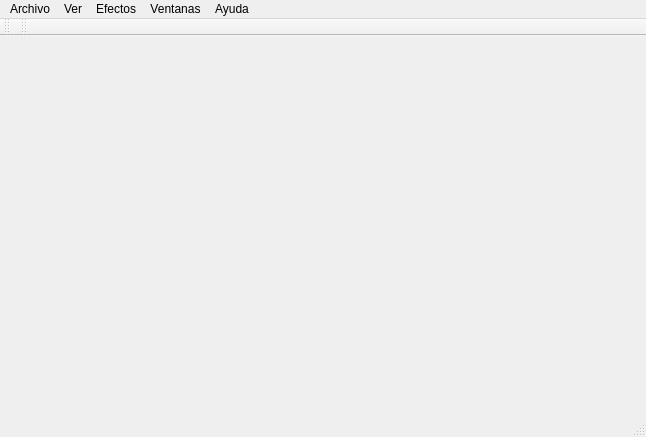
<?xml version="1.0" encoding="UTF-8"?>
<ui version="4.0">
 <class>MainWindow</class>
 <widget class="QMainWindow" name="MainWindow">
  <property name="geometry">
   <rect>
    <x>0</x>
    <y>0</y>
    <width>646</width>
    <height>437</height>
   </rect>
  </property>
  <property name="windowTitle">
   <string>MainWindow</string>
  </property>
  <widget class="QWidget" name="centralWidget"/>
  <widget class="QMenuBar" name="menuBar">
   <property name="geometry">
    <rect>
     <x>0</x>
     <y>0</y>
     <width>646</width>
     <height>21</height>
    </rect>
   </property>
   <widget class="QMenu" name="menuArchivo">
    <property name="title">
     <string>Archivo</string>
    </property>
    <addaction name="actionOpenFiles"/>
    <addaction name="actionSaveFile"/>
    <addaction name="separator"/>
    <addaction name="actionExit"/>
   </widget>
   <widget class="QMenu" name="menuAyuda">
    <property name="title">
     <string>Ayuda</string>
    </property>
    <addaction name="actionAbout"/>
   </widget>
   <widget class="QMenu" name="menuVentanas">
    <property name="title">
     <string>Ventanas</string>
    </property>
   </widget>
   <widget class="QMenu" name="menuEfectos">
    <property name="title">
     <string>Efectos</string>
    </property>
    <addaction name="actionEscala_de_Grises"/>
    <addaction name="actionBrillo"/>
    <addaction name="actionContraste"/>
   </widget>
   <widget class="QMenu" name="menuInformaci_n">
    <property name="title">
     <string>Ver</string>
    </property>
    <addaction name="actionHistograma_absoluto"/>
    <addaction name="actionHistograma_Acumulativo"/>
   </widget>
   <addaction name="menuArchivo"/>
   <addaction name="menuInformaci_n"/>
   <addaction name="menuEfectos"/>
   <addaction name="menuVentanas"/>
   <addaction name="menuAyuda"/>
  </widget>
  <widget class="QToolBar" name="mainToolBar">
   <attribute name="toolBarArea">
    <enum>TopToolBarArea</enum>
   </attribute>
   <attribute name="toolBarBreak">
    <bool>false</bool>
   </attribute>
  </widget>
  <widget class="QToolBar" name="toolBar">
   <property name="windowTitle">
    <string>toolBar</string>
   </property>
   <attribute name="toolBarArea">
    <enum>TopToolBarArea</enum>
   </attribute>
   <attribute name="toolBarBreak">
    <bool>false</bool>
   </attribute>
  </widget>
  <widget class="QStatusBar" name="statusBar"/>
  <action name="actionOpenFiles">
   <property name="text">
    <string>Abrir</string>
   </property>
  </action>
  <action name="actionSaveFile">
   <property name="text">
    <string>Salvar</string>
   </property>
  </action>
  <action name="actionExit">
   <property name="text">
    <string>Salir</string>
   </property>
  </action>
  <action name="actionAbout">
   <property name="text">
    <string>Acerca de . . .</string>
   </property>
  </action>
  <action name="actionEscala_de_Grises">
   <property name="text">
    <string>Escala de Grises</string>
   </property>
  </action>
  <action name="actionBrillo">
   <property name="text">
    <string>Brillo y Contraste</string>
   </property>
  </action>
  <action name="actionContraste">
   <property name="text">
    <string>Contraste</string>
   </property>
  </action>
  <action name="actionHistograma_absoluto">
   <property name="text">
    <string>Histograma Absoluto</string>
   </property>
  </action>
  <action name="actionHistograma_Acumulativo">
   <property name="text">
    <string>Histograma Acumulativo</string>
   </property>
  </action>
 </widget>
 <layoutdefault spacing="6" margin="11"/>
 <resources/>
 <connections/>
</ui>
